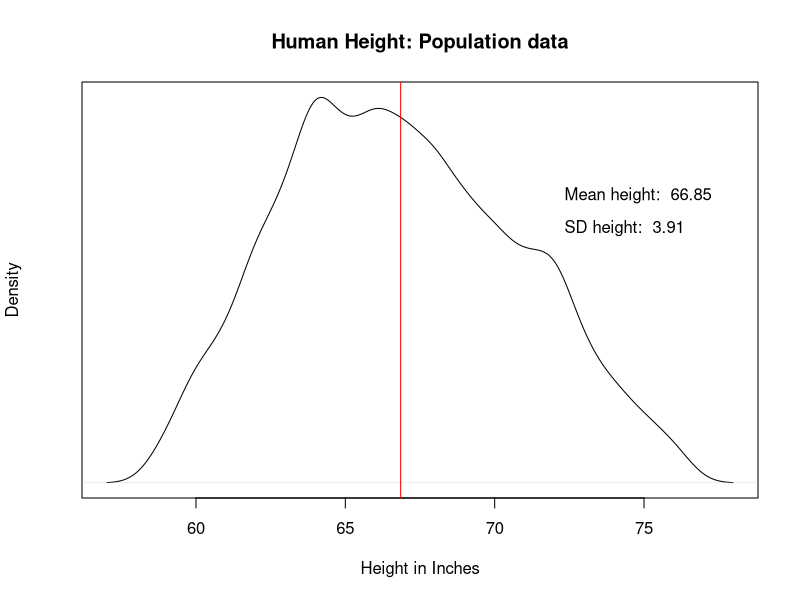
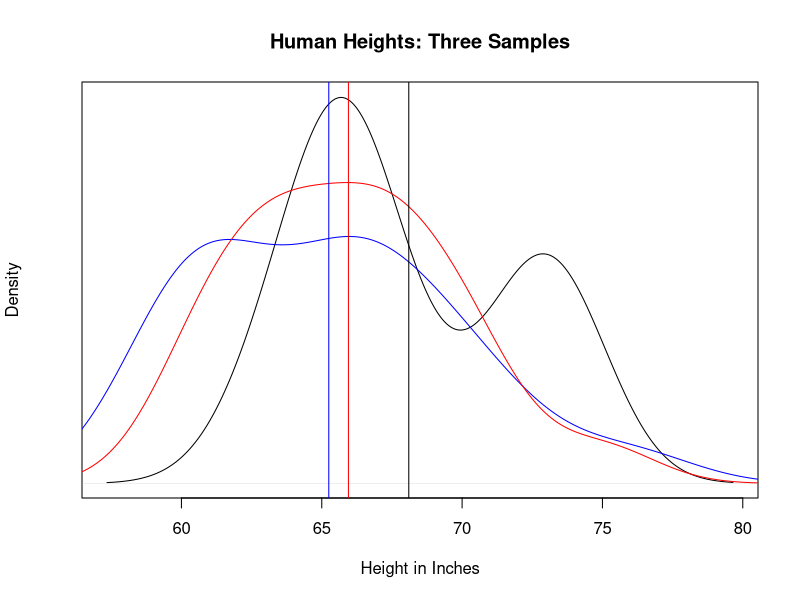
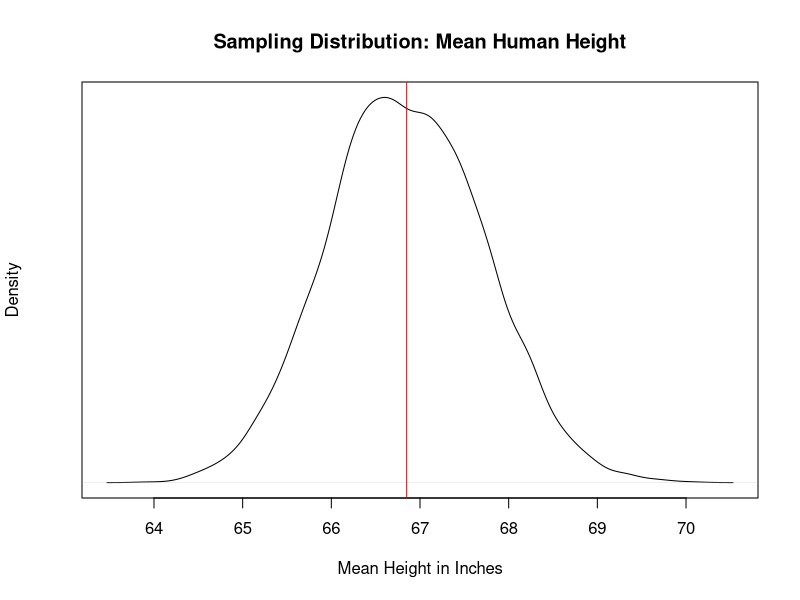
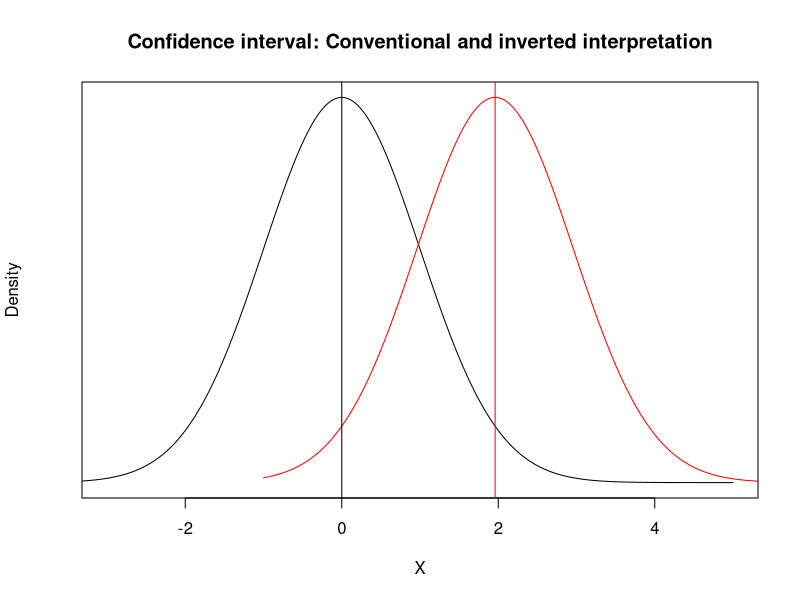
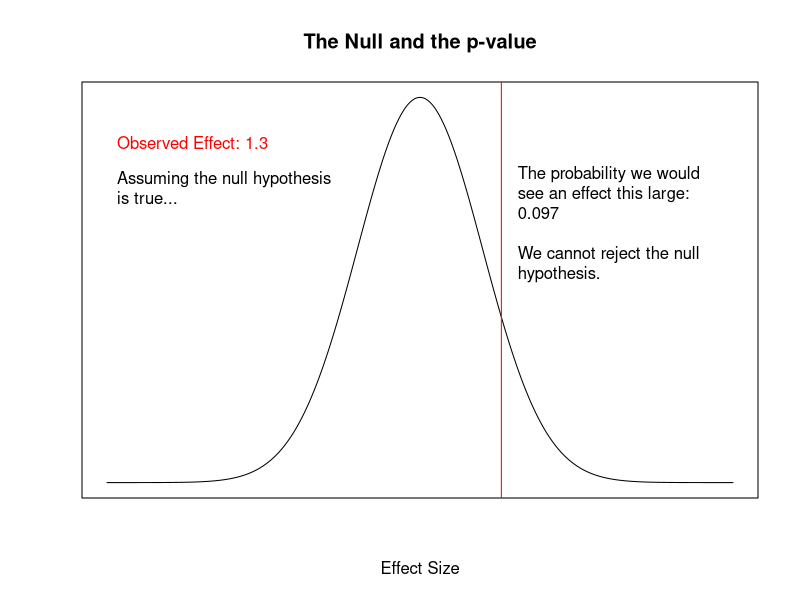
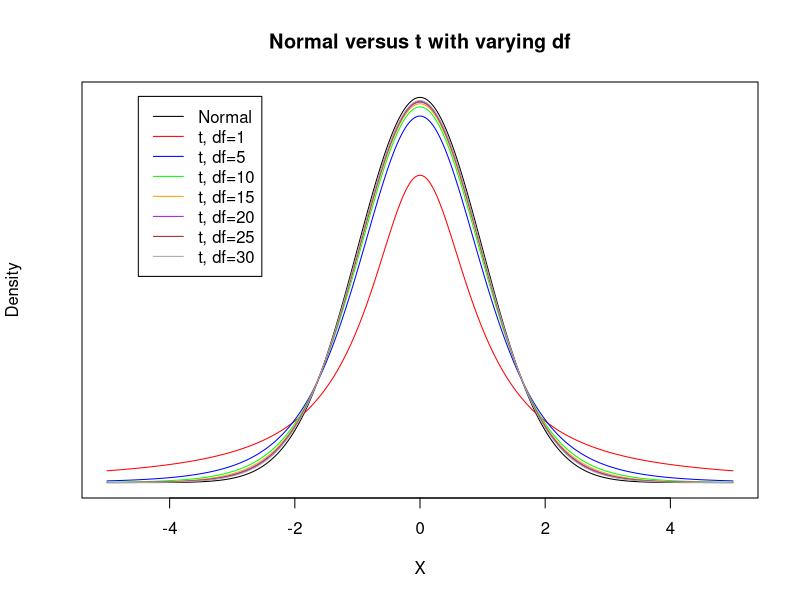
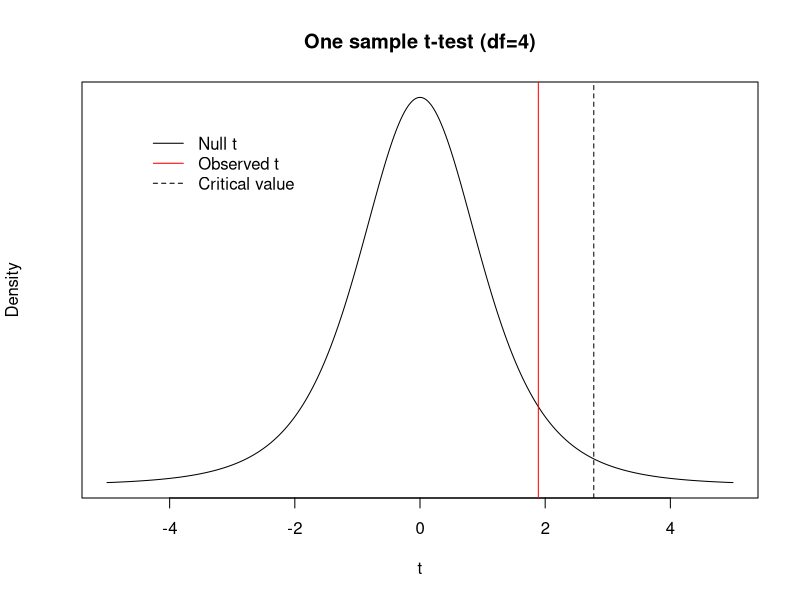

Write R code to recreate these figures, in order.
## ---- chunk 1
knitr::opts_chunk$set(echo = TRUE)
## ---- chunk 2
population_data <- read.csv("height_data.csv")
population_data <- population_data[population_data$height <= 76, ]

plot(density(population_data$height),
     main = "Human Height: Population data",
     xlab = "Height in Inches",
     ylab = "Density", yaxt="n")
abline(v = mean(population_data$height), col="red")
text(72, 0.07, label = paste("Mean height: ", round(mean(population_data$height), 2)), pos=4)
text(72, 0.062, label = paste("SD height: ", round(sd(population_data$height), 2)), pos=4)
## ---- chunk 3
set.seed(17643)
big_sample = population_data[sample(1:nrow(population_data), 20, replace=TRUE), ]
set.seed(9533)
little_sample = population_data[sample(1:nrow(population_data), 20, replace=TRUE), ]
set.seed(1)
average_sample = population_data[sample(1:nrow(population_data), 20, replace=TRUE), ]

plot(density(average_sample$height), main="Human Heights: Three Samples",
     xlab = "Height in Inches", ylab="Density", yaxt="n")
lines(density(little_sample$height), col="blue")
lines(density(big_sample$height), col="red")
abline(v=mean(average_sample$height), col="black")
abline(v=mean(big_sample$height), col="red")
abline(v=mean(little_sample$height), col="blue")
## ---- chunk 4
set.seed(1)
mean_dist = replicate(5000,
                      mean(population_data[sample(1:nrow(population_data), 20, replace=TRUE), ]$height))

plot(density(mean_dist),
     main = "Sampling Distribution: Mean Human Height",
     xlab = "Mean Height in Inches",
     yaxt = "n")
abline(v = mean(mean_dist), col="red")
## ---- chunk 5
sd(population_data$height) / sqrt(20)
## ---- chunk 6
# We want 95% confidence
confidence_level = 0.95
# In other words, only this percentage of density is outside the interval:
alpha = 1 - confidence_level
# If it's 95% in the center, then that's the same as 5%/2 on the left, and 5%/2 on the right:
critical_quantiles = c((alpha/2), 1 - (alpha/2))
# Now:
qnorm(p = critical_quantiles, mean = 0, sd = 1)
# The default normal distribution is actually mean 0 sd 1:
qnorm(p = critical_quantiles)
## ---- chunk 7
val_seq = seq(-5, 5, length.out=1000)
plot(val_seq, dnorm(val_seq), type="l",
     main = "Confidence interval: Conventional and inverted interpretation",
     xlab = "X",
     ylab = "Density",
     yaxt = "n",
     xlim=c(-3, 5)
     )
lines(val_seq + 4, dnorm(val_seq + 4, mean = 1.96), col="red")
abline(v = 1.96, col="red")
abline(v = qnorm(0.025, mean = 1.96), col="black")
## ---- chunk 8
seq_val = seq(-5, 5, length.out=2000)
plot(seq_val, dnorm(seq_val), 
     type="l",
     main = "The Null and the p-value",
     yaxt="n",
     ylab="",
     xlab="Effect Size",
     xlim=c(-5, 5),
     xaxt="n")
text(-5, 0.35, label="Observed Effect: 1.3", col="red", pos=4)
text(-5, 0.3, label="Assuming the null hypothesis \nis true...", pos=4)
abline(v = 1.3, col="red")
text(1.4, 0.25, 
     label=paste0("The probability we would\nsee an effect this large:\n", 
                  round(1 - pnorm(1.3), 3),
                  "\n\nWe cannot reject the null \nhypothesis."),
     pos=4)
## ---- chunk 9
# This version has no animation
seq_val = seq(-5, 5, length.out=1000)
df_values = c(1, 5, 10, 15, 20, 25, 30)
df_colors = c("red", "blue", "green", "orange", "purple", "brown", "darkgrey")

plot(seq_val, dnorm(seq_val), type="l",
       yaxt="n", xlab="X",
       ylab = "Density",
       main = "Normal versus t with varying df")

for(df_iterator in 1:length(df_values)) {
  lines(seq_val, dt(seq_val, df=df_values[df_iterator]), 
        col=df_colors[df_iterator])
}

legend(-4.5, 0.4, 
       legend=c("Normal", paste0("t, df=", df_values)),
       col = c("black", df_colors), lty=1, lwd=1)
## ---- chunk 10
# Sample size
N = 10
# We want 95% confidence
confidence_level = 0.95
# In other words, only this percentage of density is outside the interval:
alpha = 1 - confidence_level
# If it's 95% in the center, then that's the same as 5%/2 on the left, and 5%/2 on the right:
critical_quantiles = c((alpha/2), 1 - (alpha/2))
# Now:
qt(p = critical_quantiles, df = N - 1)
## ---- chunk 11
sample_nums = c(-1, 4, 0, 6, 10)
seq_val = seq(-5, 5, length.out=2000)
plot(seq_val, dt(seq_val, df = 4), 
     type="l",
     main = "One sample t-test (df=4)",
     xlab = "t",
     ylab = "Density",
     yaxt="n")
abline(v = mean(sample_nums) / (sd(sample_nums) / sqrt(5)), col="red")
abline(v = qt(0.975, df = 4), lty=2)
legend(-4.5, 0.35, legend=c("Null t", "Observed t", "Critical value"),
       lty = c(1, 1, 2),
       col = c("black", "red", "black"),
       bty = "n")
## ---- chunk 12
sample_nums = c(-1, 4, 0, 6, 10)
t.test(sample_nums)
## ---- chunk 13
sample_nums = c(-1, 4, 0, 6, 10)
sample_mean = mean(sample_nums)
sample_sd = sd(sample_nums)
sample_sem = sample_sd / sqrt(length(sample_nums))
sample_t = sample_mean / sample_sem

critical_t = qt(0.975, df = length(sample_nums) - 1)

ci = c(sample_mean - critical_t * sample_sem,
       sample_mean + critical_t * sample_sem)

p_value = 2 * (1 - pt(sample_t, df = length(sample_nums) - 1))
# Why is the p_value 1 - pt()? Because pt is the cumulative probability up
# to the critical t value; 1 - pt() tells us how much probability is left in
# the right tail.
# Why are we multiplying by 2? Because we did a "2-tailed t-test" -- our H_a
# is H_a: mu != 0, so we also need to include the probability in the left tail.

ci
p_value
## ---- chunk 14
two_sample = structure(list(treated = c(1, 1, 1, 1, 1, 1, 1, 0, 0, 0, 0, 0, 
0, 0, 0, 0, 0, 0), value = c(6.28277491733707, 7.62691234029955, 
9.03801932729356, 6.84581840898551, 7.58150741733905, 6.91929243912564, 
4.93441066475709, 3.37750815505048, 3.40856506943448, 3.91102990493322, 
5.65003805797582, 5.14476362268632, 3.75321460561962, 3.61995747979524, 
5.04544506310711, 4.83499479801049, 2.96686645817572, 2.93875726455682
)), .Names = c("treated", "value"), class = "data.frame", row.names = c(NA, 
-18L))

knitr::kable(list(data.frame(treated = two_sample[two_sample$treated==1, ]$value),
                  data.frame(control = two_sample[two_sample$treated==0, ]$value)), 
             digits=3)
## ---- chunk 15
treated_units = two_sample[two_sample$treated==1, ]$value
control_units = two_sample[two_sample$treated==0, ]$value
t.test(treated_units, control_units)
## ---- chunk 16
diff_in_means = mean(treated_units) - mean(control_units)
se_dim = sqrt((var(treated_units) / length(treated_units)) +
                (var(control_units) / length(control_units)))
t_dim = diff_in_means / se_dim

critical_t = qt(0.975, df = length(treated_units) + length(control_units) - 2)

ci = c(diff_in_means - critical_t * se_dim,
       diff_in_means + critical_t * se_dim)

p_value = 2 * (1 - pt(t_dim, 
                      df = length(treated_units) + length(control_units) - 2))
